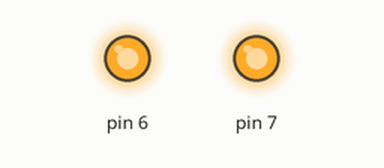
Bench run of a sketch on a simulated Arduino Uno, built with avr-gcc and run on an emulated ATmega328P. On the bench: output pins drawn as LEDs (lit = HIGH).

Above: at 15.0 s.
At 45.0 s:
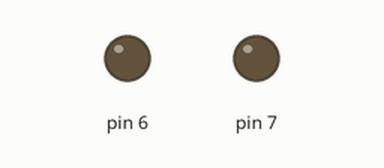
Timing chart, 0 to 78.0 s (numbered marks = the images above):
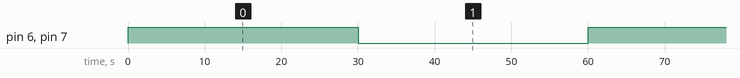

The sketch:

relay_test.ino
```cpp
void setup() {
  // put your setup code here, to run once:
  pinMode(6,OUTPUT);
  pinMode(7,OUTPUT);
  pinMode(2,INPUT_PULLUP);
  pinMode(3,INPUT_PULLUP);
}

void loop() {
  // put your main code here, to run repeatedly:
  digitalWrite(6,HIGH);
  digitalWrite(7,HIGH);
  delay(30000);
  digitalWrite(6,LOW);
  digitalWrite(7,LOW);
  delay(30000);
}
```

Measured:
- by itself, pin 6, pin 7: alternates HIGH for 30.0 s and LOW for 30.0 s
